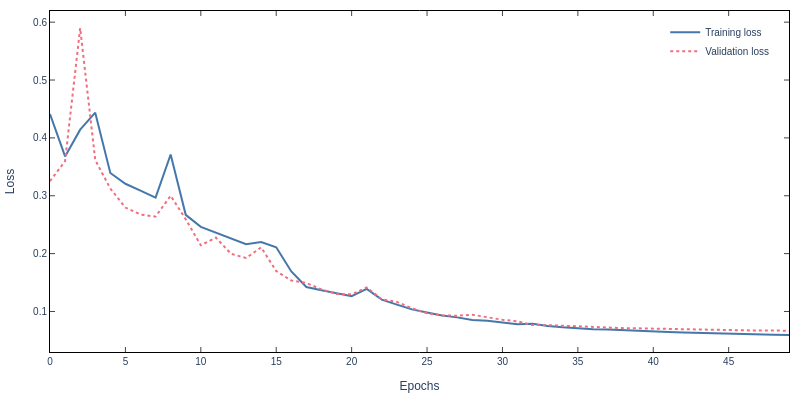

Here is the notebook cell this chart was saved with:
### Markdown cell above
---
## 5. GNN model prediction

First, lets analyze the loss curves.

### Code cell
# Plot the loss history
figure = plot_loss_history(loss_file=directories["model"] / "loss_history_record.pkl")

figure.show(renderer=plotly_renderer)

### Figure 1 — Plotly figure (JSON) as saved in the notebook; plotly's stock layout.template omitted (floating-point values rounded to 4 significant figures)
{"data": [{"hovertemplate": "Epoch: %{x}<br>%{fullData.name}: %{y:.4f}<extra></extra>", "line": {"width": 2}, "mode": "lines", "name": "Training loss", "type": "scatter", "y": [0.4412, 0.368, 0.4142, 0.4436, 0.3393, 0.3207, 0.3088, 0.2969, 0.3713, 0.267, 0.2462, 0.2358, 0.2263, 0.2163, 0.22, 0.211, 0.1692, 0.1424, 0.1367, 0.1322, 0.1264, 0.1389, 0.1206, 0.1118, 0.1036, 0.09834, 0.09303, 0.08983, 0.08527, 0.0841, 0.08052, 0.07785, 0.0788, 0.07496, 0.07257, 0.07042, 0.06948, 0.0687, 0.06736, 0.06633, 0.06579, 0.06466, 0.06371, 0.06284, 0.06212, 0.06153, 0.06091, 0.06039, 0.05972, 0.05945]}, {"hovertemplate": "Epoch: %{x}<br>%{fullData.name}: %{y:.4f}<extra></extra>", "line": {"dash": "dot", "width": 2}, "mode": "lines", "name": "Validation loss", "type": "scatter", "y": [0.3252, 0.3598, 0.5898, 0.3617, 0.3125, 0.2796, 0.2676, 0.264, 0.3001, 0.2593, 0.2144, 0.2277, 0.1997, 0.1924, 0.2107, 0.1698, 0.1536, 0.1493, 0.138, 0.1304, 0.1296, 0.1416, 0.1209, 0.1166, 0.1055, 0.09682, 0.09333, 0.0926, 0.09447, 0.08975, 0.08567, 0.08299, 0.07645, 0.07645, 0.07529, 0.07383, 0.07281, 0.072, 0.07125, 0.07086, 0.07028, 0.06954, 0.06992, 0.0691, 0.06842, 0.06801, 0.06764, 0.06698, 0.06727, 0.06659]}], "layout": {"colorway": ["#4477aa", "#ef6f7f", "#288b39", "#288b39", "#aa3377", "#000000"], "font": {"family": "Arial", "size": 10}, "height": 400, "legend": {"traceorder": "normal", "x": 0.98, "xanchor": "right", "y": 0.98, "yanchor": "top"}, "margin": {"b": 40, "l": 40, "r": 10, "t": 10}, "width": 800, "xaxis": {"linecolor": "black", "mirror": "allticks", "range": [0, 49], "showgrid": false, "showline": true, "ticks": "inside", "title": {"text": "Epochs"}, "zeroline": false}, "yaxis": {"automargin": true, "linecolor": "black", "mirror": "allticks", "showgrid": false, "showline": true, "ticks": "inside", "title": {"text": "Loss"}, "zeroline": false}}}
